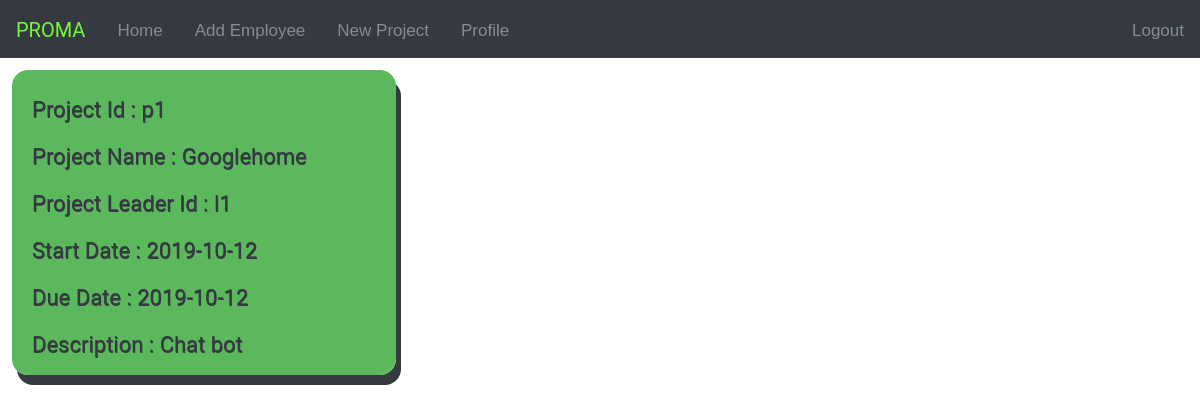
The app's page /manager_3.php with its own data.
### tables this page shows
CREATE TABLE `project` (
  `p_id` varchar(20) NOT NULL,
  `p_name` varchar(20) DEFAULT NULL,
  `man_id` varchar(20) DEFAULT NULL,
  `lead_id` varchar(20) DEFAULT NULL,
  `dsc` varchar(1000) DEFAULT NULL,
  `p_bdate` date DEFAULT NULL,
  `p_cdate` date DEFAULT NULL,
  `status` varchar(2) DEFAULT NULL
);

### manager_3.php (the view, shortened to what this page needs)
<!DOCTYPE html>
<html>
<body id="body">
<nav class="navbar" style="background-color: #343a40;
  height:8.6%; width:100%; display:block;  margin-bottom:1%;">
    <a style="color: #72fa34;
    padding-top:18px;
    font-size:1.25rem;
    font-family:ROBOTO;
    ">PROMA</a>
    <a href="http://localhost/proma/manager_3.php" style="padding-top:21px;">Home</a>
      <a class="dropbtn" id="myBtn1" style="padding-top:21px;"><i class="fa fa-fw fa-user"></i>Add Employee</a>
      <a class="dropbtn" id="myBtn" style="padding-top:21px;"><i class="fa fa-fw fa-tasks"></i>New Project</a>
      <a href="http://localhost/proma/profile_.php" class="dropbtn" id="profile" style="padding-top:21px;"><i class="fa fa-fw fa-tasks"></i>Profile</a>
      <a href="http://localhost/proma/index.php" style="float: right; padding-top:21px;"><i class="fa fa-fw fa-sign-out"></i>Logout</a>
  </nav>
            <?php
            $conn = new mysqli("localhost", "root", "", "proma1") or die($conn->connect_error);
            $i=0;
            $sql = "SELECT * FROM project where status=$i";
            $result = $conn->query($sql);
            if ($result->num_rows > 0) {
            while($row = $result->fetch_assoc() ) {
            $pid=$row['p_id'];
            $sql1="SELECT COUNT(*) as n FROM task WHERE p_id='$pid'";
            $result1 = $conn->query($sql1);
            $row1 = $result1->fetch_assoc() or die($conn->error);
            $n=$row1['n'];
            $sql2="SELECT COUNT(*) as nn FROM task WHERE p_id='$pid' and status=1";
            $result2 = $conn->query($sql2);
            $row2 = $result2->fetch_assoc();
            $nn=$row2['nn'];
            if(isset($n)){
              $per = 0;
            }
            else{
              $per=($nn/$n)*100;
            }
            $i=$pid;
              echo "<div id='$i' onclick='projectDetail(this.id)' style='float: left;
              box-shadow:5px 10px #343a40;
              overflow: auto;
              background-color: #5cb85c;
              margin: 3%;
              margin-top: 0%;
              margin-left: 1%;
              margin-right:0%;
              width:32%;
              height: 305px;
              padding: 5px;
              padding-left:20px;
              border-radius: 16px;
              //border: 3px solid #343a40;
              cursor:auto;'>"."<p>Project Id : ".
              $row["p_id"] . "</p><p>Project Name : " .
              $row["p_name"] ."</p><p>Project Leader Id : " .
              $row["lead_id"] ."</p><p>Start Date : " .
              $row["p_bdate"] ."</p><p>Due Date : " .
              $row["p_cdate"] ."</p><p>Description : ".
              $row["dsc"]."</p><p>Status : ".
              $per."%</p></div>";
          }
      } else {
          echo "<p style='margin-left:20px'>No Projects... take a rest</p>";
      }
      ?>
</body>
</html>

### manager_3.php (style rules this page uses)
body { font-family: Arial, Helvetica, sans-serif; margin: 0%; }
p { font-family: ROBOTO; color: #343a40; font-size: 22px; text-shadow: 0.5px 0.5px #343a40; }
.navbar { background-color: #555; overflow: hidden; align-content: center; }
.navbar a { float: left; padding: 16px; color: #868c91; cursor: pointer; text-align: center; text-decoration: none; font-size: 17px; }
* { box-sizing: border-box; }

### records on screen
project: p_id "p1", p_name "Googlehome", lead "l1", p_bdate "2019-10-12", p_cdate "2019-10-12", dsc "Chat bot"
